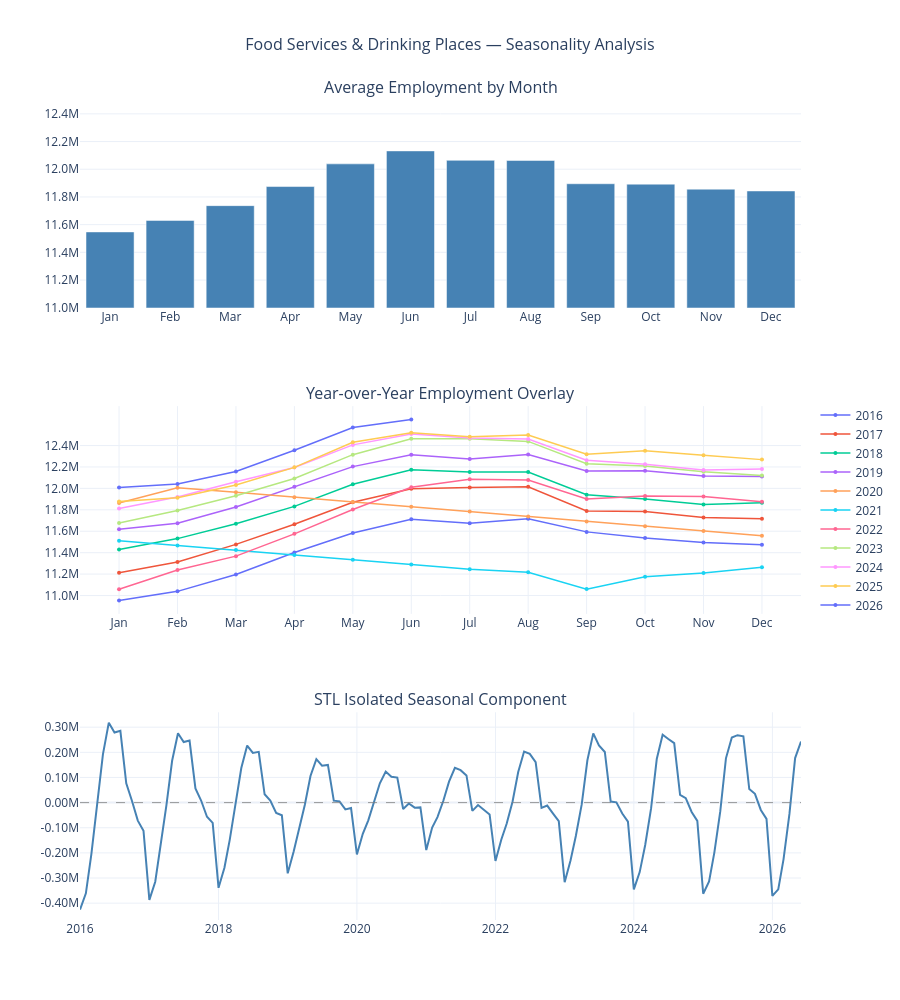

Write notebook code for a chart like this one.
### Markdown cell above
## COVID-19 Interpolation

The pandemic created a clear external shock rather than something driven by the underlying trend or normal seasonality in the data. Leaving those values in place would allow a single, extreme event to distort the model and lead to misleading estimates of both trend and seasonality.

To address this, employment values from March 2020 through June 2021 were replaced using linear interpolation based on time. Rather than trying to model the collapse and recovery directly, this approach effectively bridges the gap between pre- and post-pandemic levels, preserving the overall structure of the series without letting the COVID shock dominate the analysis.

The original series is shown alongside the adjusted version above for transparency, and all subsequent analysis is based on the interpolated data.

### Code cell
# =============================================================================
# Section 3: Seasonality Analysis
# =============================================================================

df_interp['month'] = df_interp.index.month
df_interp['year'] = df_interp.index.year
month_labels = ['Jan','Feb','Mar','Apr','May','Jun',
                'Jul','Aug','Sep','Oct','Nov','Dec']

# STL fit
stl = STL(df_interp['employed'], period=12)
stl_fit = stl.fit()
df_interp['seasonal'] = stl_fit.seasonal

monthly_avg = df_interp.groupby('month')['employed'].mean().reset_index()

fig = make_subplots(
    rows=3, cols=1,
    subplot_titles=('Average Employment by Month',
                    'Year-over-Year Employment Overlay',
                    'STL Isolated Seasonal Component'),
    vertical_spacing=0.12
)

# --- Plot 1: Subseries ---
fig.add_trace(go.Bar(
    x=month_labels,
    y=monthly_avg['employed'],
    marker_color='steelblue',
    name='Monthly Average',
    showlegend=False,
    hovertemplate='%{x}: %{customdata}<extra></extra>',
    customdata=[f'{v/1_000_000:.2f}M' for v in monthly_avg['employed']]
), row=1, col=1)

fig.update_yaxes(
    range=[11_000_000, 12_500_000],
    tickvals=list(range(11_000_000, 12_600_000, 200_000)),
    ticktext=[f'{v/1_000_000:.1f}M' for v in range(11_000_000, 12_600_000, 200_000)],
    row=1, col=1
)

# --- Plot 2: Year-over-Year ---
colors = px.colors.qualitative.Plotly
for i, (year, group) in enumerate(df_interp.groupby('year')):
    group = group.sort_values('month')
    fig.add_trace(go.Scatter(
        x=month_labels[:len(group)],
        y=group['employed'],
        mode='lines+markers',
        name=str(year),
        line=dict(color=colors[i % len(colors)], width=1.5),
        marker=dict(size=4),
        hovertemplate=f'{year} %{{x}}: %{{customdata}}<extra></extra>',
        customdata=[f'{v/1_000_000:.2f}M' for v in group['employed']]
    ), row=2, col=1)

fig.update_yaxes(
    tickvals=list(range(11_000_000, 12_600_000, 200_000)),
    ticktext=[f'{v/1_000_000:.1f}M' for v in range(11_000_000, 12_600_000, 200_000)],
    row=2, col=1
)

# --- Plot 3: STL Seasonal Component ---
fig.add_trace(go.Scatter(
    x=df_interp.index,
    y=df_interp['seasonal'],
    mode='lines',
    name='Seasonal Component',
    showlegend=False,
    line=dict(color='steelblue', width=2),
    hovertemplate='%{x|%b %Y}: %{customdata}<extra></extra>',
    customdata=[f'{v/1_000_000:.3f}M' for v in df_interp['seasonal']]
), row=3, col=1)

fig.add_hline(y=0, line_dash='dash', line_color='gray', line_width=0.8, row=3, col=1)

fig.update_yaxes(
    tickvals=list(range(-500_000, 400_000, 100_000)),
    ticktext=[f'{v/1_000_000:.2f}M' for v in range(-500_000, 400_000, 100_000)],
    row=3, col=1
)

fig.update_layout(
    title=dict(text='Food Services & Drinking Places — Seasonality Analysis',
               x=0.5, font=dict(size=16)),
    height=1000,
    template='plotly_white',
    hovermode='closest',
    showlegend=True,
    legend=dict(
        x=1.02,
        y=0.50,
        xanchor='left',
        yanchor='middle'
    )
)

fig.show()

### Figure 1 — Plotly figure (JSON) as saved in the notebook; plotly's stock layout.template omitted (floating-point values rounded to 4 significant figures)
{"data": [{"customdata": ["11.55M", "11.63M", "11.74M", "11.88M", "12.04M", "12.13M", "12.06M", "12.06M", "11.90M", "11.89M", "11.86M", "11.84M"], "hovertemplate": "%{x}: %{customdata}<extra></extra>", "marker": {"color": "steelblue"}, "name": "Monthly Average", "showlegend": false, "type": "bar", "x": ["Jan", "Feb", "Mar", "Apr", "May", "Jun", "Jul", "Aug", "Sep", "Oct", "Nov", "Dec"], "xaxis": "x", "y": [11550000.0, 11630000.0, 11740000.0, 11880000.0, 12040000.0, 12130000.0, 12060000.0, 12060000.0, 11900000.0, 11890000.0, 11860000.0, 11840000.0], "yaxis": "y"}, {"customdata": ["10.95M", "11.04M", "11.20M", "11.40M", "11.58M", "11.71M", "11.67M", "11.72M", "11.59M", "11.54M", "11.49M", "11.47M"], "hovertemplate": "2016 %{x}: %{customdata}<extra></extra>", "line": {"color": "#636EFA", "width": 1.5}, "marker": {"size": 4}, "mode": "lines+markers", "name": "2016", "type": "scatter", "x": ["Jan", "Feb", "Mar", "Apr", "May", "Jun", "Jul", "Aug", "Sep", "Oct", "Nov", "Dec"], "xaxis": "x2", "y": [10950000.0, 11040000.0, 11200000.0, 11400000.0, 11580000.0, 11710000.0, 11670000.0, 11720000.0, 11590000.0, 11540000.0, 11490000.0, 11470000.0], "yaxis": "y2"}, {"customdata": ["11.21M", "11.31M", "11.48M", "11.66M", "11.87M", "12.00M", "12.01M", "12.02M", "11.79M", "11.78M", "11.73M", "11.72M"], "hovertemplate": "2017 %{x}: %{customdata}<extra></extra>", "line": {"color": "#EF553B", "width": 1.5}, "marker": {"size": 4}, "mode": "lines+markers", "name": "2017", "type": "scatter", "x": ["Jan", "Feb", "Mar", "Apr", "May", "Jun", "Jul", "Aug", "Sep", "Oct", "Nov", "Dec"], "xaxis": "x2", "y": [11210000.0, 11310000.0, 11480000.0, 11660000.0, 11870000.0, 12000000.0, 12010000.0, 12020000.0, 11790000.0, 11780000.0, 11730000.0, 11720000.0], "yaxis": "y2"}, {"customdata": ["11.43M", "11.53M", "11.67M", "11.83M", "12.04M", "12.17M", "12.15M", "12.15M", "11.94M", "11.90M", "11.85M", "11.87M"], "hovertemplate": "2018 %{x}: %{customdata}<extra></extra>", "line": {"color": "#00CC96", "width": 1.5}, "marker": {"size": 4}, "mode": "lines+markers", "name": "2018", "type": "scatter", "x": ["Jan", "Feb", "Mar", "Apr", "May", "Jun", "Jul", "Aug", "Sep", "Oct", "Nov", "Dec"], "xaxis": "x2", "y": [11430000.0, 11530000.0, 11670000.0, 11830000.0, 12040000.0, 12170000.0, 12150000.0, 12150000.0, 11940000.0, 11900000.0, 11850000.0, 11870000.0], "yaxis": "y2"}, {"customdata": ["11.62M", "11.67M", "11.83M", "12.02M", "12.20M", "12.31M", "12.28M", "12.32M", "12.16M", "12.16M", "12.12M", "12.11M"], "hovertemplate": "2019 %{x}: %{customdata}<extra></extra>", "line": {"color": "#AB63FA", "width": 1.5}, "marker": {"size": 4}, "mode": "lines+markers", "name": "2019", "type": "scatter", "x": ["Jan", "Feb", "Mar", "Apr", "May", "Jun", "Jul", "Aug", "Sep", "Oct", "Nov", "Dec"], "xaxis": "x2", "y": [11620000.0, 11670000.0, 11830000.0, 12020000.0, 12200000.0, 12310000.0, 12280000.0, 12320000.0, 12160000.0, 12160000.0, 12120000.0, 12110000.0], "yaxis": "y2"}, {"customdata": ["11.86M", "12.01M", "11.96M", "11.92M", "11.87M", "11.83M", "11.78M", "11.74M", "11.69M", "11.65M", "11.60M", "11.56M"], "hovertemplate": "2020 %{x}: %{customdata}<extra></extra>", "line": {"color": "#FFA15A", "width": 1.5}, "marker": {"size": 4}, "mode": "lines+markers", "name": "2020", "type": "scatter", "x": ["Jan", "Feb", "Mar", "Apr", "May", "Jun", "Jul", "Aug", "Sep", "Oct", "Nov", "Dec"], "xaxis": "x2", "y": [11860000.0, 12010000.0, 11960000.0, 11920000.0, 11870000.0, 11830000.0, 11780000.0, 11740000.0, 11690000.0, 11650000.0, 11600000.0, 11560000.0], "yaxis": "y2"}, {"customdata": ["11.51M", "11.47M", "11.42M", "11.38M", "11.33M", "11.29M", "11.24M", "11.22M", "11.06M", "11.18M", "11.21M", "11.26M"], "hovertemplate": "2021 %{x}: %{customdata}<extra></extra>", "line": {"color": "#19D3F3", "width": 1.5}, "marker": {"size": 4}, "mode": "lines+markers", "name": "2021", "type": "scatter", "x": ["Jan", "Feb", "Mar", "Apr", "May", "Jun", "Jul", "Aug", "Sep", "Oct", "Nov", "Dec"], "xaxis": "x2", "y": [11510000.0, 11470000.0, 11420000.0, 11380000.0, 11330000.0, 11290000.0, 11240000.0, 11220000.0, 11060000.0, 11180000.0, 11210000.0, 11260000.0], "yaxis": "y2"}, {"customdata": ["11.06M", "11.24M", "11.37M", "11.58M", "11.80M", "12.01M", "12.08M", "12.08M", "11.90M", "11.93M", "11.92M", "11.88M"], "hovertemplate": "2022 %{x}: %{customdata}<extra></extra>", "line": {"color": "#FF6692", "width": 1.5}, "marker": {"size": 4}, "mode": "lines+markers", "name": "2022", "type": "scatter", "x": ["Jan", "Feb", "Mar", "Apr", "May", "Jun", "Jul", "Aug", "Sep", "Oct", "Nov", "Dec"], "xaxis": "x2", "y": [11060000.0, 11240000.0, 11370000.0, 11580000.0, 11800000.0, 12010000.0, 12080000.0, 12080000.0, 11900000.0, 11930000.0, 11920000.0, 11880000.0], "yaxis": "y2"}, {"customdata": ["11.68M", "11.79M", "11.93M", "12.09M", "12.31M", "12.46M", "12.46M", "12.44M", "12.23M", "12.21M", "12.16M", "12.12M"], "hovertemplate": "2023 %{x}: %{customdata}<extra></extra>", "line": {"color": "#B6E880", "width": 1.5}, "marker": {"size": 4}, "mode": "lines+markers", "name": "2023", "type": "scatter", "x": ["Jan", "Feb", "Mar", "Apr", "May", "Jun", "Jul", "Aug", "Sep", "Oct", "Nov", "Dec"], "xaxis": "x2", "y": [11680000.0, 11790000.0, 11930000.0, 12090000.0, 12310000.0, 12460000.0, 12460000.0, 12440000.0, 12230000.0, 12210000.0, 12160000.0, 12120000.0], "yaxis": "y2"}, {"customdata": ["11.81M", "11.92M", "12.06M", "12.19M", "12.41M", "12.51M", "12.47M", "12.46M", "12.26M", "12.23M", "12.17M", "12.18M"], "hovertemplate": "2024 %{x}: %{customdata}<extra></extra>", "line": {"color": "#FF97FF", "width": 1.5}, "marker": {"size": 4}, "mode": "lines+markers", "name": "2024", "type": "scatter", "x": ["Jan", "Feb", "Mar", "Apr", "May", "Jun", "Jul", "Aug", "Sep", "Oct", "Nov", "Dec"], "xaxis": "x2", "y": [11810000.0, 11920000.0, 12060000.0, 12190000.0, 12410000.0, 12510000.0, 12470000.0, 12460000.0, 12260000.0, 12230000.0, 12170000.0, 12180000.0], "yaxis": "y2"}, {"customdata": ["11.88M", "11.91M", "12.03M", "12.20M", "12.43M", "12.52M", "12.48M", "12.50M", "12.32M", "12.35M", "12.31M", "12.27M"], "hovertemplate": "2025 %{x}: %{customdata}<extra></extra>", "line": {"color": "#FECB52", "width": 1.5}, "marker": {"size": 4}, "mode": "lines+markers", "name": "2025", "type": "scatter", "x": ["Jan", "Feb", "Mar", "Apr", "May", "Jun", "Jul", "Aug", "Sep", "Oct", "Nov", "Dec"], "xaxis": "x2", "y": [11880000.0, 11910000.0, 12030000.0, 12200000.0, 12430000.0, 12520000.0, 12480000.0, 12500000.0, 12320000.0, 12350000.0, 12310000.0, 12270000.0], "yaxis": "y2"}, {"customdata": ["12.01M", "12.04M", "12.16M", "12.36M", "12.57M", "12.64M"], "hovertemplate": "2026 %{x}: %{customdata}<extra></extra>", "line": {"color": "#636EFA", "width": 1.5}, "marker": {"size": 4}, "mode": "lines+markers", "name": "2026", "type": "scatter", "x": ["Jan", "Feb", "Mar", "Apr", "May", "Jun"], "xaxis": "x2", "y": [12010000.0, 12040000.0, 12160000.0, 12360000.0, 12570000.0, 12640000.0], "yaxis": "y2"}, {"customdata": ["-0.426M", "-0.361M", "-0.205M", "-0.007M", "0.192M", "0.318M", "0.279M", "0.286M", "0.077M", "0.007M", "-0.072M", "-0.112M", "-0.387M", "-0.315M", "-0.179M", "-0.010M", "0.166M", "0.276M", "0.241M", "0.247M", "0.057M", "0.008M", "-0.056M", "-0.081M", "-0.339M", "-0.259M", "-0.148M", "-0.011M", "0.138M", "0.227M", "0.198M", "0.202M", "0.033M", "0.008M", "-0.041M", "-0.050M", "-0.281M", "-0.195M", "-0.111M", "-0.009M", "0.106M", "0.173M", "0.147M", "0.150M", "0.008M", "0.005M", "-0.027M", "-0.022M", "-0.206M", "-0.124M", "-0.071M", "0.000M", "0.077M", "0.123M", "0.103M", "0.100M", "-0.025M", "-0.003M", "-0.020M", "-0.019M", "-0.189M", "-0.099M", "-0.058M", "0.007M", "0.083M", "0.138M", "0.129M", "0.108M", "-0.033M", "-0.010M", "-0.028M", "-0.047M", "-0.232M", "-0.147M", "-0.084M", "0.004M", "0.121M", "0.203M", "0.194M", "0.161M", "-0.021M", "-0.012M", "-0.044M", "-0.074M", "-0.317M", "-0.230M", "-0.133M", "-0.007M", "0.168M", "0.275M", "0.227M", "0.201M", "0.004M", "0.001M", "-0.044M", "-0.076M", "-0.345M", "-0.276M", "-0.168M", "-0.023M", "0.173M", "0.270M", "0.253M", "0.236M", "0.030M", "0.018M", "-0.037M", "-0.073M", "-0.363M", "-0.314M", "-0.198M", "-0.035M", "0.176M", "0.259M", "0.268M", "0.264M", "0.054M", "0.035M", "-0.029M", "-0.065M", "-0.371M", "-0.345M", "-0.225M", "-0.045M", "0.177M", "0.243M"], "hovertemplate": "%{x|%b %Y}: %{customdata}<extra></extra>", "line": {"color": "steelblue", "width": 2}, "mode": "lines", "name": "Seasonal Component", "showlegend": false, "type": "scatter", "x": ["2016-01-01T00:00:00.000000000", "2016-02-01T00:00:00.000000000", "2016-03-01T00:00:00.000000000", "2016-04-01T00:00:00.000000000", "2016-05-01T00:00:00.000000000", "2016-06-01T00:00:00.000000000", "2016-07-01T00:00:00.000000000", "2016-08-01T00:00:00.000000000", "2016-09-01T00:00:00.000000000", "2016-10-01T00:00:00.000000000", "2016-11-01T00:00:00.000000000", "2016-12-01T00:00:00.000000000", "2017-01-01T00:00:00.000000000", "2017-02-01T00:00:00.000000000", "2017-03-01T00:00:00.000000000", "2017-04-01T00:00:00.000000000", "2017-05-01T00:00:00.000000000", "2017-06-01T00:00:00.000000000", "2017-07-01T00:00:00.000000000", "2017-08-01T00:00:00.000000000", "2017-09-01T00:00:00.000000000", "2017-10-01T00:00:00.000000000", "2017-11-01T00:00:00.000000000", "2017-12-01T00:00:00.000000000", "2018-01-01T00:00:00.000000000", "2018-02-01T00:00:00.000000000", "2018-03-01T00:00:00.000000000", "2018-04-01T00:00:00.000000000", "2018-05-01T00:00:00.000000000", "2018-06-01T00:00:00.000000000", "2018-07-01T00:00:00.000000000", "2018-08-01T00:00:00.000000000", "2018-09-01T00:00:00.000000000", "2018-10-01T00:00:00.000000000", "2018-11-01T00:00:00.000000000", "2018-12-01T00:00:00.000000000", "2019-01-01T00:00:00.000000000", "2019-02-01T00:00:00.000000000", "2019-03-01T00:00:00.000000000", "2019-04-01T00:00:00.000000000", "2019-05-01T00:00:00.000000000", "2019-06-01T00:00:00.000000000", "2019-07-01T00:00:00.000000000", "2019-08-01T00:00:00.000000000", "2019-09-01T00:00:00.000000000", "2019-10-01T00:00:00.000000000", "2019-11-01T00:00:00.000000000", "2019-12-01T00:00:00.000000000", "2020-01-01T00:00:00.000000000", "2020-02-01T00:00:00.000000000", "2020-03-01T00:00:00.000000000", "2020-04-01T00:00:00.000000000", "2020-05-01T00:00:00.000000000", "2020-06-01T00:00:00.000000000", "2020-07-01T00:00:00.000000000", "2020-08-01T00:00:00.000000000", "2020-09-01T00:00:00.000000000", "2020-10-01T00:00:00.000000000", "2020-11-01T00:00:00.000000000", "2020-12-01T00:00:00.000000000", "2021-01-01T00:00:00.000000000", "2021-02-01T00:00:00.000000000", "2021-03-01T00:00:00.000000000", "2021-04-01T00:00:00.000000000", "2021-05-01T00:00:00.000000000", "2021-06-01T00:00:00.000000000", "2021-07-01T00:00:00.000000000", "2021-08-01T00:00:00.000000000", "2021-09-01T00:00:00.000000000", "2021-10-01T00:00:00.000000000", "2021-11-01T00:00:00.000000000", "2021-12-01T00:00:00.000000000", "2022-01-01T00:00:00.000000000", "2022-02-01T00:00:00.000000000", "2022-03-01T00:00:00.000000000", "2022-04-01T00:00:00.000000000", "2022-05-01T00:00:00.000000000", "2022-06-01T00:00:00.000000000", "2022-07-01T00:00:00.000000000", "2022-08-01T00:00:00.000000000", "2022-09-01T00:00:00.000000000", "2022-10-01T00:00:00.000000000", "2022-11-01T00:00:00.000000000", "2022-12-01T00:00:00.000000000", "2023-01-01T00:00:00.000000000", "2023-02-01T00:00:00.000000000", "2023-03-01T00:00:00.000000000", "2023-04-01T00:00:00.000000000", "2023-05-01T00:00:00.000000000", "2023-06-01T00:00:00.000000000", "2023-07-01T00:00:00.000000000", "2023-08-01T00:00:00.000000000", "2023-09-01T00:00:00.000000000", "2023-10-01T00:00:00.000000000", "2023-11-01T00:00:00.000000000", "2023-12-01T00:00:00.000000000", "2024-01-01T00:00:00.000000000", "2024-02-01T00:00:00.000000000", "2024-03-01T00:00:00.000000000", "2024-04-01T00:00:00.000000000", "2024-05-01T00:00:00.000000000", "2024-06-01T00:00:00.000000000", "2024-07-01T00:00:00.000000000", "2024-08-01T00:00:00.000000000", "2024-09-01T00:00:00.000000000", "2024-10-01T00:00:00.000000000", "2024-11-01T00:00:00.000000000", "2024-12-01T00:00:00.000000000", "2025-01-01T00:00:00.000000000", "2025-02-01T00:00:00.000000000", "2025-03-01T00:00:00.000000000", "2025-04-01T00:00:00.000000000", "2025-05-01T00:00:00.000000000", "2025-06-01T00:00:00.000000000", "2025-07-01T00:00:00.000000000", "2025-08-01T00:00:00.000000000", "2025-09-01T00:00:00.000000000", "2025-10-01T00:00:00.000000000", "2025-11-01T00:00:00.000000000", "2025-12-01T00:00:00.000000000", "2026-01-01T00:00:00.000000000", "2026-02-01T00:00:00.000000000", "2026-03-01T00:00:00.000000000", "2026-04-01T00:00:00.000000000", "2026-05-01T00:00:00.000000000", "2026-06-01T00:00:00.000000000"], "xaxis": "x3", "y": [-425700.0, -360800.0, -204500.0, -7037.0, 191700.0, 318000.0, 278700.0, 285600.0, 77050.0, 7276.0, -71660.0, -111800.0, -386900.0, -314900.0, -179400.0, -9941.0, 166400.0, 276000.0, 241100.0, 247000.0, 56540.0, 8250.0, -56380.0, -80640.0, -339000.0, -259300.0, -148100.0, -10740.0, 137600.0, 227000.0, 197600.0, 201900.0, 33130.0, 8046.0, -40980.0, -50440.0, -281500.0, -195100.0, -111300.0, -9335.0, 105900.0, 172800.0, 146700.0, 149900.0, 7812.0, 5019.0, -26940.0, -21740.0, -206300.0, -124100.0, -70530.0, 316.3, 76880.0, 123300.0, 102700.0, 99520.0, -25450.0, -3387.0, -20040.0, -19100.0, -188800.0, -99310.0, -57710.0, 7337.0, 83490.0, 138400.0, 129100.0, 108100.0, -32980.0, -9728.0, -28040.0, -47270.0, -232300.0, -146700.0, -84280.0, 3680.0, 121400.0, 203000.0, 194000.0, 161200.0, -21230.0, -11710.0, -43920.0, -74180.0, -316500.0, -230200.0, -132900.0, -7376.0, 168400.0, 275400.0, 227500.0, 201500.0, 4353.0, 852.7, -43600.0, -75970.0, -345100.0, -276400.0, -168400.0, -23180.0, 173400.0, 270200.0, 252900.0, 236400.0, 30430.0, 17810.0, -37360.0, -72900.0, -362700.0, -313600.0, -197900.0, -35080.0, 176100.0, 258700.0, 268200.0, 263700.0, 53760.0, 34820.0, -29260.0, -64980.0, -371300.0, -345000.0, -224700.0, -45120.0, 177200.0, 242800.0], "yaxis": "y3"}], "layout": {"annotations": [{"font": {"size": 16}, "showarrow": false, "text": "Average Employment by Month", "x": 0.5, "xanchor": "center", "xref": "paper", "y": 1, "yanchor": "bottom", "yref": "paper"}, {"font": {"size": 16}, "showarrow": false, "text": "Year-over-Year Employment Overlay", "x": 0.5, "xanchor": "center", "xref": "paper", "y": 0.6267, "yanchor": "bottom", "yref": "paper"}, {"font": {"size": 16}, "showarrow": false, "text": "STL Isolated Seasonal Component", "x": 0.5, "xanchor": "center", "xref": "paper", "y": 0.2533, "yanchor": "bottom", "yref": "paper"}], "height": 1000, "hovermode": "closest", "legend": {"x": 1.02, "xanchor": "left", "y": 0.5, "yanchor": "middle"}, "shapes": [{"line": {"color": "gray", "dash": "dash", "width": 0.8}, "type": "line", "x0": 0, "x1": 1, "xref": "x3 domain", "y0": 0, "y1": 0, "yref": "y3"}], "showlegend": true, "title": {"font": {"size": 16}, "text": "Food Services & Drinking Places — Seasonality Analysis", "x": 0.5}, "xaxis": {"anchor": "y", "domain": [0, 1]}, "xaxis2": {"anchor": "y2", "domain": [0, 1]}, "xaxis3": {"anchor": "y3", "domain": [0, 1]}, "yaxis": {"anchor": "x", "domain": [0.7467, 1], "range": [11000000, 12500000], "ticktext": ["11.0M", "11.2M", "11.4M", "11.6M", "11.8M", "12.0M", "12.2M", "12.4M"], "tickvals": [11000000, 11200000, 11400000, 11600000, 11800000, 12000000, 12200000, 12400000]}, "yaxis2": {"anchor": "x2", "domain": [0.3733, 0.6267], "ticktext": ["11.0M", "11.2M", "11.4M", "11.6M", "11.8M", "12.0M", "12.2M", "12.4M"], "tickvals": [11000000, 11200000, 11400000, 11600000, 11800000, 12000000, 12200000, 12400000]}, "yaxis3": {"anchor": "x3", "domain": [0, 0.2533], "ticktext": ["-0.50M", "-0.40M", "-0.30M", "-0.20M", "-0.10M", "0.00M", "0.10M", "0.20M", "0.30M"], "tickvals": [-500000, -400000, -300000, -200000, -100000, 0, 100000, 200000, 300000]}}}
